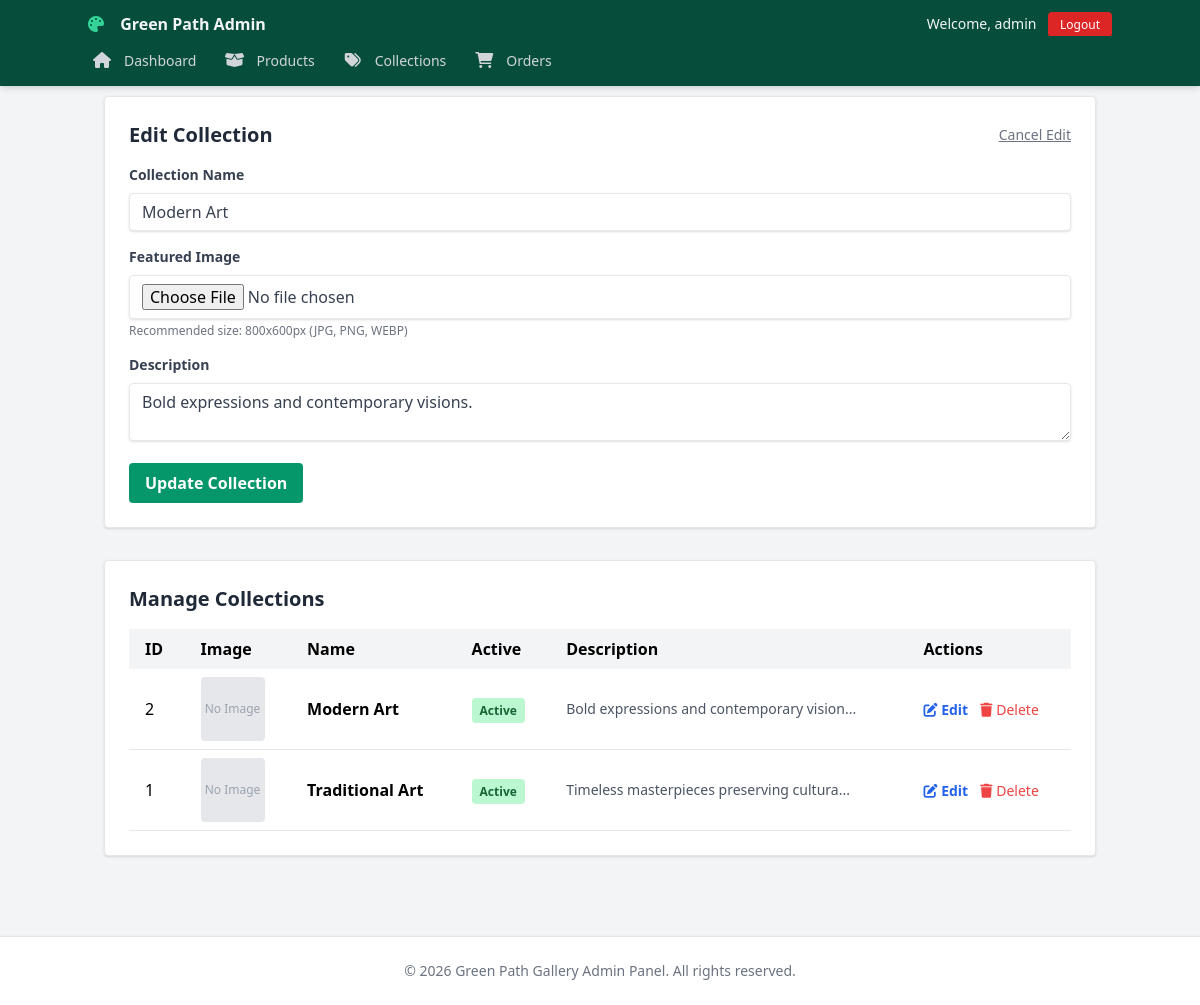
Page /admin/categories.php?edit=2 (signed in) on the committed database.
### tables this page shows
CREATE TABLE IF NOT EXISTS categories (
    id INT AUTO_INCREMENT PRIMARY KEY,
    name VARCHAR(100) NOT NULL,
    slug VARCHAR(100) NOT NULL UNIQUE,
    description TEXT,
    image_path VARCHAR(255),
    is_active BOOLEAN DEFAULT TRUE,
    created_at TIMESTAMP DEFAULT CURRENT_TIMESTAMP
);

### admin/categories.php (the view, shortened to what this page needs)
<?php include 'includes/header.php';
$edit_mode = false;
$edit_data = null;
if (isset($_GET['edit'])) {
    $edit_mode = true;
    $id = intval($_GET['edit']);
    $result = $conn->query("SELECT * FROM categories WHERE id=$id");
    $edit_data = $result->fetch_assoc();
}
?>
<div class="w-full bg-white border rounded shadow p-6 mb-8">
    <div class="flex justify-between items-center mb-4">
        <h2 class="text-xl font-bold text-gray-800"><?php echo $edit_mode ? 'Edit Collection' : 'Add New Collection'; ?>
        </h2>
        <?php if ($edit_mode): ?>
            <a href="categories.php" class="text-sm text-gray-500 hover:text-gray-700 underline">Cancel Edit</a>
        <?php endif; ?>
    </div>
    <form method="POST" action="categories.php" enctype="multipart/form-data" class="flex flex-col gap-4">
        <div>
            <label class="block text-gray-700 text-sm font-bold mb-2">Collection Name</label>
            <input type="text" name="name" value="<?php echo htmlspecialchars($edit_data['name'] ?? ''); ?>" required
                class="shadow appearance-none border rounded w-full py-2 px-3 text-gray-700 leading-tight focus:outline-none focus:shadow-outline focus:border-emerald-500">
        </div>
        <div>
            <label class="block text-gray-700 text-sm font-bold mb-2">Featured Image</label>
            <input type="file" name="image" accept="image/*"
                class="shadow appearance-none border rounded w-full py-2 px-3 text-gray-700 leading-tight focus:outline-none focus:shadow-outline focus:border-emerald-500">
            <p class="text-xs text-gray-500 mt-1">Recommended size: 800x600px (JPG, PNG, WEBP)</p>
        </div>
        <div>
            <label class="block text-gray-700 text-sm font-bold mb-2">Description</label>
            <textarea name="description"
                class="shadow appearance-none border rounded w-full py-2 px-3 text-gray-700 leading-tight focus:outline-none focus:shadow-outline focus:border-emerald-500"><?php echo htmlspecialchars($edit_data['description'] ?? ''); ?></textarea>
        </div>
        <button type="submit" name="save_category"
            class="bg-emerald-600 hover:bg-emerald-700 text-white font-bold py-2 px-4 rounded focus:outline-none focus:shadow-outline w-max">
            <?php echo $edit_mode ? 'Update Collection' : 'Add Collection'; ?>
        </button>
    </form>
</div>
<div class="w-full bg-white border rounded shadow p-6">
    <h2 class="text-xl font-bold mb-4 text-gray-800">Manage Collections</h2>
    <table class="w-full text-left table-auto">
        <thead>
            <tr class="bg-gray-100">
                <th class="px-4 py-2">ID</th>
                <th class="px-4 py-2">Image</th>
                <th class="px-4 py-2">Name</th>
                <th class="px-4 py-2">Active</th>
                <th class="px-4 py-2">Description</th>
                <th class="px-4 py-2">Actions</th>
            </tr>
        </thead>
        <tbody>
            <?php
            $result = $conn->query("SELECT * FROM categories ORDER BY id DESC");
            while ($row = $result->fetch_assoc()):
                $is_active = $row['is_active'];
                ?>
                <tr class="border-b">
                    <td class="px-4 py-2"><?php echo $row['id']; ?></td>
                    <td class="px-4 py-2">
                        <?php if ($row['image_path']): ?>
                            <img src="../<?php echo $row['image_path']; ?>" alt="Collection Image"
                                class="w-16 h-16 object-cover rounded">
                        <?php else: ?>
                            <div class="w-16 h-16 bg-gray-200 rounded flex items-center justify-center text-gray-400 text-xs">No
                                Image</div>
                        <?php endif; ?>
                    </td>
                    <td class="px-4 py-2 font-bold"><?php echo htmlspecialchars($row['name']); ?></td>
                    <td class="px-4 py-2">
                        <a href="categories.php?toggle_status=<?php echo $row['id']; ?>"
                            class="px-2 py-1 rounded text-xs font-bold <?php echo $is_active ? 'bg-green-200 text-green-800' : 'bg-red-200 text-red-800'; ?>">
                            <?php echo $is_active ? 'Active' : 'Inactive'; ?>
                        </a>
                    </td>
                    <td class="px-4 py-2 text-sm text-gray-600">
                        <?php echo substr(htmlspecialchars($row['description']), 0, 40) . '...'; ?></td>
                    <td class="px-4 py-2">
                        <a href="categories.php?edit=<?php echo $row['id']; ?>"
                            class="text-blue-600 hover:text-blue-800 text-sm mr-2 font-bold"><i class="fas fa-edit"></i>
                            Edit</a>
                        <a href="categories.php?delete=<?php echo $row['id']; ?>" onclick="return confirm('Are you sure?')"
                            class="text-red-500 hover:text-red-700 text-sm"><i class="fas fa-trash"></i> Delete</a>
                    </td>
                </tr>
            <?php endwhile; ?>
        </tbody>
    </table>
</div>
<?php include 'includes/footer.php'; ?>

### admin/includes/header.php (style rules this page uses)
body { font-family: 'Inter', sans-serif; }

### rows in the picture
categories: name "Modern Art", description "Bold expressions and contemporary visions.", id "2", shows "No Image", is_active "Active", description "Bold expressions and contemporary vision"
categories: id "1", shows "No Image", name "Traditional Art", is_active "Active", description "Timeless masterpieces preserving cultura"

### other values in the picture
$_SESSION['admin_username'] "admin"
